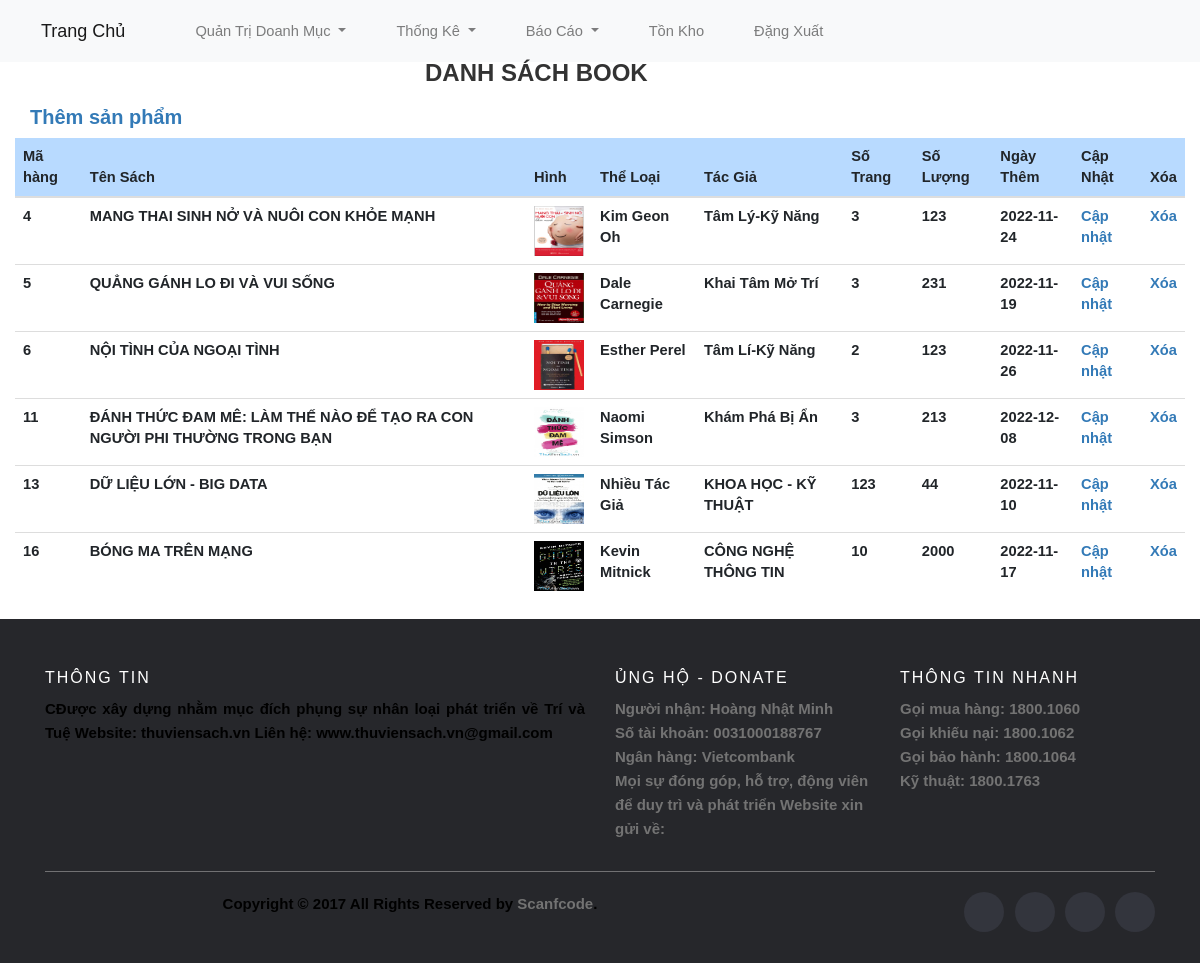
The app's page /Admin2/index.php (signed in) with its own data.
### tables this page shows
CREATE TABLE `book` (
  `id` int(11) NOT NULL,
  `name` varchar(126) NOT NULL,
  `created_by` date NOT NULL,
  `number_book` int(11) NOT NULL,
  `number_pages` int(5) NOT NULL,
  `author` varchar(20) NOT NULL,
  `category` varchar(20) NOT NULL,
  `image` varchar(256) NOT NULL,
  `is_deleted` varchar(5) NOT NULL
);

### Admin2/Model/connect.php (called while the page is built, shortened)
<?php
class connect
{
	var $db=null;
	public function __construct()
	{
		$dsn='mysql:host=localhost;dbname=thuvien';
		$user='root';
		$pass='root';
		$this->db=new PDO($dsn,$user,$pass,array(PDO::MYSQL_ATTR_INIT_COMMAND=>"SET NAMES utf8"));
	}
	public function getList($select)
	{
		$results=$this->db->query($select);
		return($results);
	}
}
?>

### Admin2/Model/hanghoa.php (called while the page is built, shortened)
<?php
class HangHoa{
  function getListAllBook(){
    $db=new connect();
    $select =" SELECT * FROM book WHERE book.is_deleted!='true'";
    $result=$db->getList($select);
    return $result;
}
}
?>

### Admin2/View/hanghoa.php (the view)
<div  class="col-md-4 col-md-offset-4">
  <h3 style="margin-top:20px;"><b>DANH SÁCH BOOK</h3>
</div>
<div class="row col-12">
<a href="index.php?action=sanpham&act=insertsp"><h4>Thêm sản phẩm</h4></a>
</div>
<div class="row">
<table class="table">
    <thead>
      <tr class="table-primary">
        <th>Mã hàng</th>
        <th>Tên Sách</th>
        <th>Hình</th>
        <th>Thể Loại</th>
        <th>Tác Giả</th>
        <th>Số Trang</th>
        <th>Số Lượng</th>
        <th>Ngày Thêm</th>
        <th>Cập Nhật</th>
        <th>Xóa</th>
      </tr>
    </thead>
    <tbody>
      <?php
      $hh=new HangHoa();
      $result=$hh->getListAllBook();
      while($set=$result->fetch()):
      ?>
      <tr>
        <td><?php echo $set['id'];?></td>
        <td><?php echo $set['name'];?></td>
        <td><img width="50px" height="50px" src="../Content/image/<?php echo $set['image'];?>"/></td>
        <td><?php echo $set['author'];?></td>
        <td><?php echo $set['category'];?></td>
        <td><?php echo $set['number_book'];?></td>
        <td><?php echo $set['number_pages'];?></td>
        <td><?php echo $set['created_by'];?></td>
        <td><a href="index.php?action=sanpham&act=update&id=<?php echo $set['id'];?>">Cập nhật</a></td>
        <td><a href="index.php?action=sanpham&act=delete&id=<?php echo $set['id'];?>">Xóa</a></td>
      </tr>
     <?php
     endwhile;
     ?>
    </tbody>
  </table>
</div>

### Admin2/index.php (shortened to what this page needs)
<!DOCTYPE html>
<html lang="en">
<head>
    <link rel="stylesheet" href="https://maxcdn.bootstrapcdn.com/bootstrap/4.5.2/css/bootstrap.min.css">
    <link rel="stylesheet" href="https://maxcdn.bootstrapcdn.com/bootstrap/3.3.6/css/bootstrap.min.css">
    <link rel="stylesheet" type="text/css" href="../Content/CSS/Tour.css" />
</head>
<body>
<?php
          if(isset($_SESSION['username'])){
            include "View/headder.php";
          }
        ?>
        <div class="container">
        <div class="row">
        <?php
            $ctrl="login";
            if(!isset($_SESSION['username'])){
              $ctrl="login";
            }else{
            $ctrl="sanpham";
            }
            include 'Controller/'.$ctrl.'.php';
        ?>
        </div>
    </div>
    <?php
        include "View/footer.php"
    ?>
</body>
</html>

### Admin2/View/headder.php (shortened to what this page needs)
<header class="row no-gutters">
    <section class="col-12" style="height:40px;">
        <div class="col-12">
            <div class="row">
                <nav class="navbar navbar-expand-sm bg-light navbar-light">
                    <ul class="navbar-nav">
                        <li class="nav-item">
                        <a class="navbar-brand"  href="index.php?action=sanpham">Trang Chủ</a>
                        </li>
                        <li class="nav-item dropdown">
                            <a class="nav-link dropdown-toggle" href="#" id="navbardrop" data-toggle="dropdown">
                                Quản Trị Doanh Mục
                            </a>
                        </li>
                        <li class="nav-item dropdown">
                            <a class="nav-link dropdown-toggle" href="#" id="navbardrop" data-toggle="dropdown">
                                Thống Kê
                            </a>
                        </li>
                        <li class="nav-item dropdown">
                            <a class="nav-link dropdown-toggle" href="#" id="navbardrop" data-toggle="dropdown">
                                Báo Cáo
                            </a>
                        </li>
                        <li class="nav-item">
                            <a class="nav-link" href="#">Tồn Kho</a>
                        </li>
                        <?php
                                if(isset($_SESSION['username'])):
                                 echo '   <li class="nav-item">
                                 <a href="index.php?action=login&act=logout" class="nav-link">Đặng Xuất</a>
                             </li>'
                            ?>
                             <?php
                                endif;
                            ?>
                    </ul>
                </nav>
            </div>
        </div>
    </section>
</header>

### Admin2/Controller/sanpham.php (shortened to what this page needs)
<?php
$action="sanpham";
switch($action)
{
  case "sanpham":
    include "View/hanghoa.php";
    break;
}
 ?>

### Admin2/View/footer.php
<footer class="site-footer">
        <div class="container">
            <div class="row">
                <div class="col-sm-12 col-md-6">
                    <h6>THÔNG TIN</h6>
                    <p class="text-justify">
                        CĐược xây dựng nhằm mục đích phụng sự nhân loại phát triển về Trí và Tuệ
                        Website: thuviensach.vn
                        Liên hệ: www.thuviensach.vn@gmail.com
                    </p>
                </div>
                <div class="col-xs-6 col-md-3">
                    <h6> Ủng Hộ - Donate</h6>
                    <ul class="footer-links">
                        <li><a href="http://scanfcode.com/category/c-language/">Người nhận: Hoàng Nhật Minh</a></li>
                        <li><a href="http://scanfcode.com/category/front-end-development/">Số tài khoản: 0031000188767</a></li>
                        <li>Ngân hàng: Vietcombank</li>
                        <li>Mọi sự đóng góp, hỗ trợ, động viên để duy trì và phát triển Website xin gửi về:</li>
                    </ul>
                </div>
                <div class="col-xs-6 col-md-3">
                    <h6>THÔNG TIN NHANH</h6>
                    <ul class="footer-links">
                        <li><a href="http://scanfcode.com/about/">Gọi mua hàng: 1800.1060</a></li>
                        <li><a href="http://scanfcode.com/contact/">Gọi khiếu nại: 1800.1062</a></li>
                        <li><a href="http://scanfcode.com/contribute-at-scanfcode/">Gọi bảo hành: 1800.1064</a></li>
                        <li><a href="http://scanfcode.com/privacy-policy/">Kỹ thuật: 1800.1763</a></li>
                    </ul>
                </div>
            </div>
            <hr>
        </div>
        <div class="container">
            <div class="row">
                <div class="col-md-8 col-sm-6 col-xs-12">
                    <p class="copyright-text">Copyright &copy; 2017 All Rights Reserved by
                        <a href="#">Scanfcode</a>.
                    </p>
                </div>
                <div class="col-md-4 col-sm-6 col-xs-12">
                    <ul class="social-icons">
                        <li><a class="facebook" href="#"><i class="fa fa-facebook" aria-hidden="true"></i></a></li>
                        <li><a class="twitter" href="#"><i class="fa fa-twitter"></i></a></li>
                        <li><a class="dribbble" href="#"><i class="fa fa-dribbble"></i></a></li>
                        <li><a class="linkedin" href="#"><i class="fa fa-linkedin"></i></a></li>
                    </ul>
                </div>
            </div>
        </div>
    </footer>

### Content/CSS/Tour.css (style rules this page uses)
body { font-family:arial; font-size: 11pt; margin: auto; }
.navbar { width: 100%; background: white; color: black; }
.navbar-nav>li { margin-left: 30px; margin-right: 10px; }
p { text-align: center; color: black; }
a:link { text-decoration: none; }
h4 { font-size: 20px; font-weight: bold; }
.site-footer { background-color:#26272b; padding:45px 0 20px; font-size:15px; line-height:24px; color:#737373; }
.site-footer hr { border-top-color:#bbb; opacity:0.5 }
.site-footer h6 { color:#fff; font-size:16px; text-transform:uppercase; margin-top:5px; letter-spacing:2px }
.site-footer a { color:#737373; }
.footer-links { padding-left:0; list-style:none }
.footer-links li { display:block }
.footer-links a { color:#737373 }
.site-footer .social-icons { text-align:right }
.site-footer .social-icons a { width:40px; height:40px; line-height:40px; margin-left:6px; margin-right:0; border-radius:100%; background-color:#33353d }
.copyright-text { margin:0 }
.social-icons { padding-left:0; margin-bottom:0; list-style:none }
.social-icons li { display:inline-block; margin-bottom:4px }
.social-icons a { background-color:#eceeef; color:#818a91; font-size:16px; display:inline-block; line-height:44px; width:44px; height:44px; text-align:center; margin-right:8px; border-radius:100%; -webkit-transition:all .2s linear; -o-transition:all .2s linear; transition:all .2s linear }

### records on screen
book: id "4", name "MANG THAI SINH NỞ VÀ NUÔI CON KHỎE MẠNH", image (picture), author "Kim Geon Oh", category "Tâm Lý-Kỹ Năng", number_book "3", number_pages "123", created_by "2022-11-24"
book: id "5", name "QUẲNG GÁNH LO ĐI VÀ VUI SỐNG", image (picture), author "Dale Carnegie", category "Khai Tâm Mở Trí", number_book "3", number_pages "231", created_by "2022-11-19"
book: id "6", name "NỘI TÌNH CỦA NGOẠI TÌNH", image (picture), author "Esther Perel", category "Tâm Lí-Kỹ Năng", number_book "2", number_pages "123", created_by "2022-11-26"
book: id "11", name "ĐÁNH THỨC ĐAM MÊ: LÀM THẾ NÀO ĐỂ TẠO RA CON NGƯỜI PHI THƯỜNG TRONG BẠN", image (picture), author "Naomi Simson", category "Khám Phá Bị Ẩn", number_book "3", number_pages "213", created_by "2022-12-08"
book: id "13", name "DỮ LIỆU LỚN - BIG DATA", image (picture), author "Nhiều Tác Giả", category "KHOA HỌC - KỸ THUẬT", number_book "123", number_pages "44", created_by "2022-11-10"
book: id "16", name "BÓNG MA TRÊN MẠNG", image (picture), author "Kevin Mitnick", category "CÔNG NGHỆ THÔNG TIN", number_book "10", number_pages "2000", created_by "2022-11-17"
